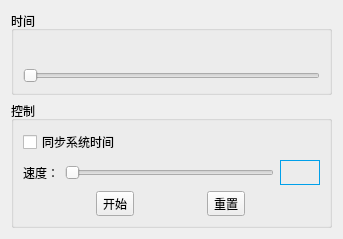
<?xml version="1.0" encoding="UTF-8"?>
<ui version="4.0">
 <class>EnvironmentTimePage</class>
 <widget class="QWidget" name="TimeSetWidget">
  <property name="geometry">
   <rect>
    <x>0</x>
    <y>0</y>
    <width>343</width>
    <height>213</height>
   </rect>
  </property>
  <property name="sizePolicy">
   <sizepolicy hsizetype="Expanding" vsizetype="Expanding">
    <horstretch>0</horstretch>
    <verstretch>0</verstretch>
   </sizepolicy>
  </property>
  <property name="windowTitle">
   <string>时间设置</string>
  </property>
  <layout class="QGridLayout" name="gridLayout_4">
   <item row="3" column="0">
    <spacer name="verticalSpacer">
     <property name="orientation">
      <enum>Qt::Vertical</enum>
     </property>
     <property name="sizeHint" stdset="0">
      <size>
       <width>20</width>
       <height>40</height>
      </size>
     </property>
    </spacer>
   </item>
   <item row="1" column="0">
    <widget class="QGroupBox" name="groupBox_2">
     <property name="title">
      <string>控制</string>
     </property>
     <layout class="QGridLayout" name="gridLayout">
      <item row="2" column="0">
       <layout class="QHBoxLayout" name="horizontalLayout_3">
        <property name="spacing">
         <number>0</number>
        </property>
        <item>
         <widget class="QToolButton" name="toolBtn_StartPause">
          <property name="text">
           <string>开始</string>
          </property>
         </widget>
        </item>
        <item>
         <widget class="QToolButton" name="toolBtn_Reset">
          <property name="text">
           <string>重置</string>
          </property>
         </widget>
        </item>
       </layout>
      </item>
      <item row="1" column="0">
       <layout class="QHBoxLayout" name="horizontalLayout">
        <item>
         <widget class="QLabel" name="label_speed">
          <property name="text">
           <string>速度：</string>
          </property>
         </widget>
        </item>
        <item>
         <widget class="QSlider" name="slider_TimeSpeed">
          <property name="minimum">
           <number>1</number>
          </property>
          <property name="maximum">
           <number>1440</number>
          </property>
          <property name="singleStep">
           <number>1</number>
          </property>
          <property name="pageStep">
           <number>20</number>
          </property>
          <property name="orientation">
           <enum>Qt::Horizontal</enum>
          </property>
         </widget>
        </item>
        <item>
         <widget class="QLabel" name="label_speedData">
          <property name="sizePolicy">
           <sizepolicy hsizetype="Fixed" vsizetype="Fixed">
            <horstretch>40</horstretch>
            <verstretch>25</verstretch>
           </sizepolicy>
          </property>
          <property name="minimumSize">
           <size>
            <width>40</width>
            <height>25</height>
           </size>
          </property>
          <property name="maximumSize">
           <size>
            <width>40</width>
            <height>25</height>
           </size>
          </property>
          <property name="styleSheet">
           <string notr="true">border: 1px solid rgb(0,160,234);</string>
          </property>
          <property name="text">
           <string/>
          </property>
          <property name="alignment">
           <set>Qt::AlignCenter</set>
          </property>
         </widget>
        </item>
       </layout>
      </item>
      <item row="0" column="0">
       <widget class="QCheckBox" name="checkBox_SyncTime">
        <property name="text">
         <string>同步系统时间</string>
        </property>
       </widget>
      </item>
     </layout>
    </widget>
   </item>
   <item row="0" column="0">
    <widget class="QGroupBox" name="groupBox">
     <property name="title">
      <string>时间</string>
     </property>
     <layout class="QGridLayout" name="gridLayout_2">
      <item row="1" column="0">
       <widget class="QSlider" name="slider_CurrentTime">
        <property name="maximum">
         <number>1440</number>
        </property>
        <property name="value">
         <number>0</number>
        </property>
        <property name="orientation">
         <enum>Qt::Horizontal</enum>
        </property>
       </widget>
      </item>
      <item row="0" column="0">
       <widget class="QLabel" name="label_CurrentTime">
        <property name="font">
         <font>
          <family>宋体</family>
          <pointsize>12</pointsize>
          <weight>75</weight>
          <italic>false</italic>
          <bold>true</bold>
         </font>
        </property>
        <property name="text">
         <string></string>
        </property>
        <property name="alignment">
         <set>Qt::AlignCenter</set>
        </property>
       </widget>
      </item>
     </layout>
    </widget>
   </item>
  </layout>
 </widget>
 <resources/>
 <connections/>
</ui>
